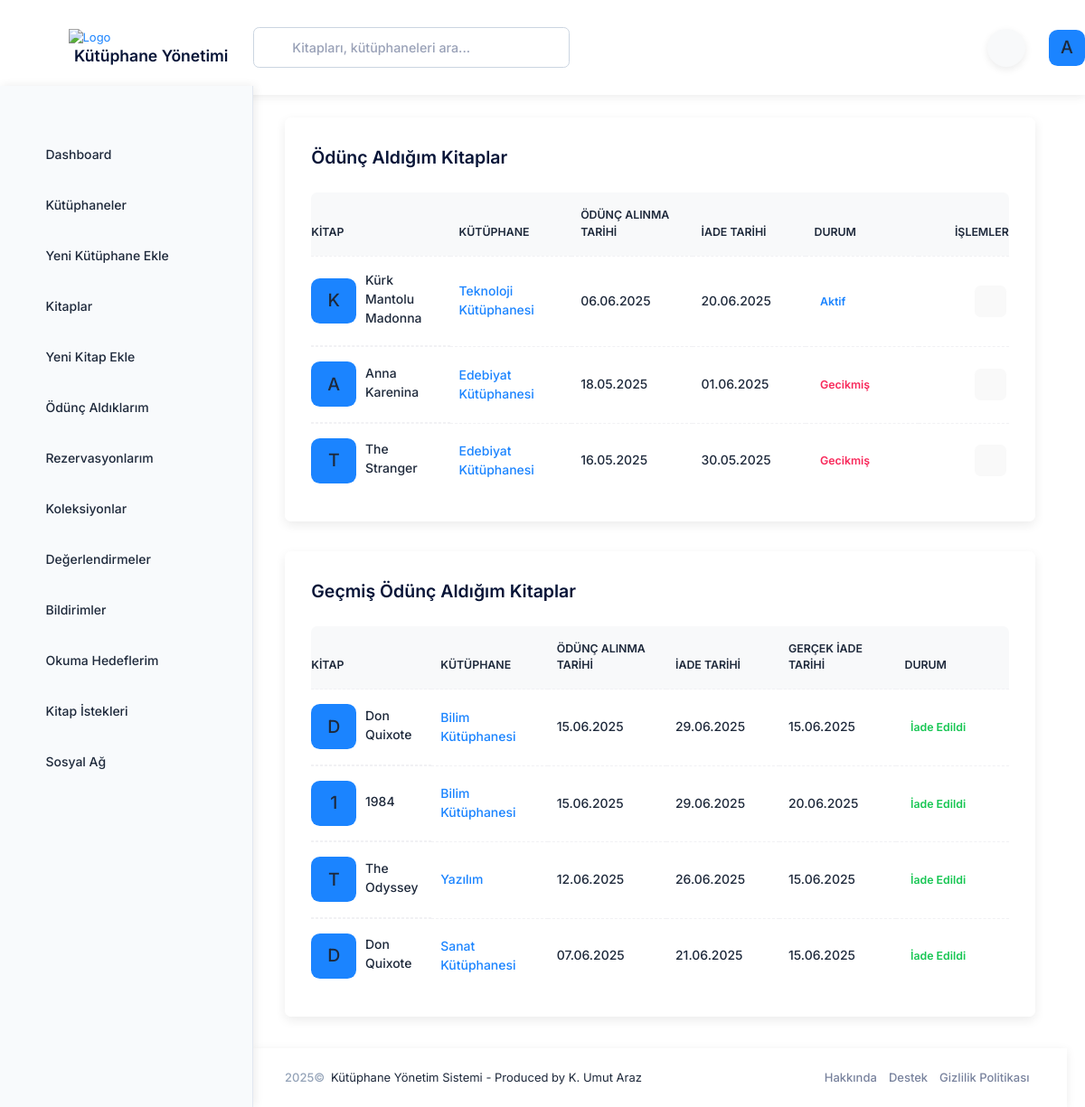
/accounts/my-books/ (signed in), run on an earlier commit of the app's database.
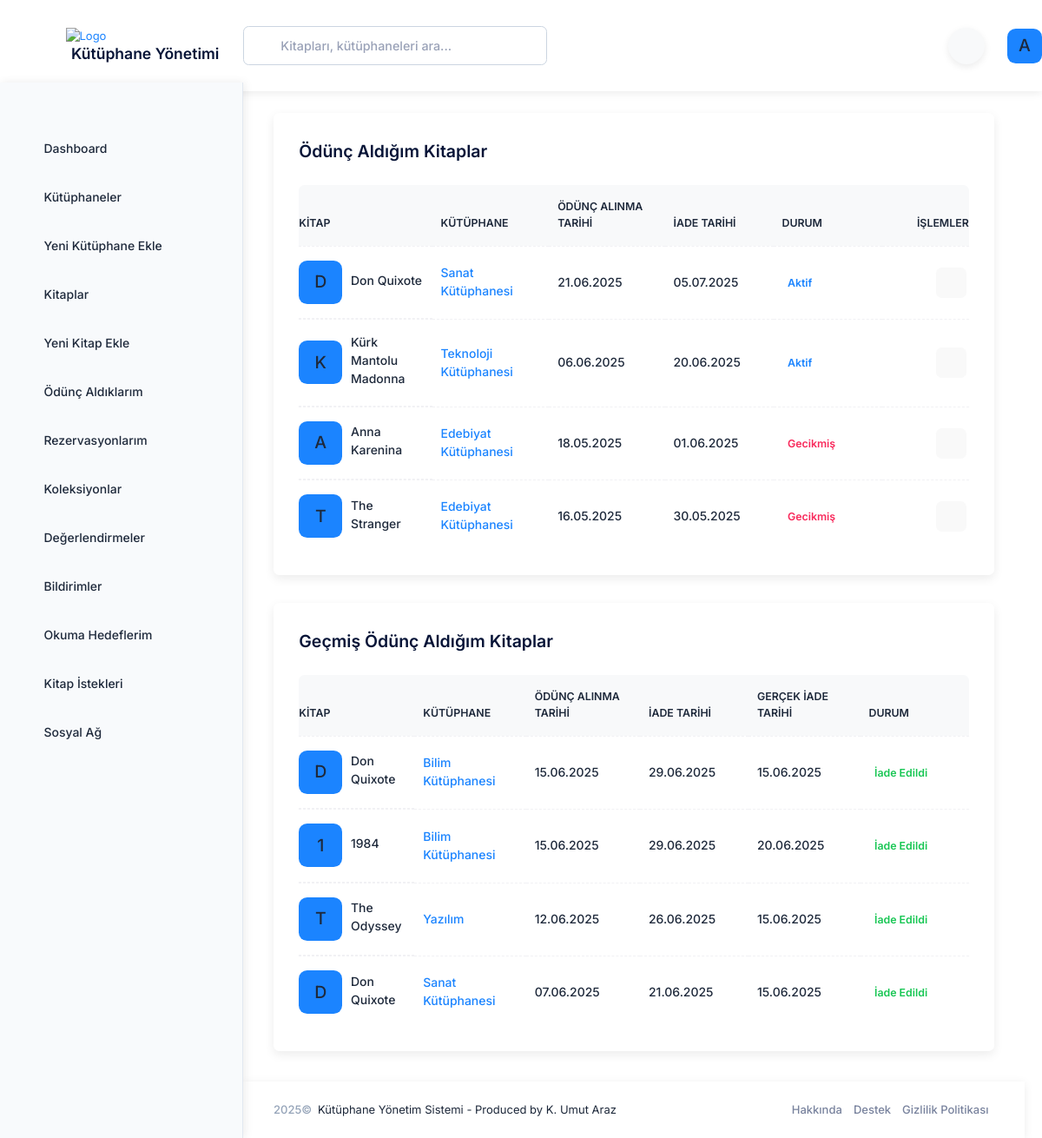
And on a later commit of the database.
### loans/models.py (models this page shows, shortened)
class Loan(models.Model):
    STATUS_CHOICES = (
        ('active', 'Aktif'),
        ('returned', 'İade Edildi'),
        ('overdue', 'Gecikmiş'),
    )
    book = models.ForeignKey(Book, verbose_name='Kitap', on_delete=models.CASCADE, related_name='loans')
    borrower = models.ForeignKey(settings.AUTH_USER_MODEL, verbose_name='Ödünç Alan', on_delete=models.CASCADE, related_name='borrowed_books')
    loaned_by = models.ForeignKey(settings.AUTH_USER_MODEL, verbose_name='Ödünç Veren', on_delete=models.CASCADE, related_name='managed_loans')
    loan_date = models.DateTimeField('Ödünç Verme Tarihi', default=timezone.now)
    due_date = models.DateTimeField('İade Tarihi')
    return_date = models.DateTimeField('Gerçek İade Tarihi', blank=True, null=True)
    status = models.CharField('Durum', max_length=10, choices=STATUS_CHOICES, default='active')
    notes = models.TextField('Notlar', blank=True, null=True)
    class Meta:
        ordering = ['-loan_date']
        verbose_name = 'Ödünç Verme'
        verbose_name_plural = 'Ödünç Vermeler'
    @property
    def status_color(self):
        color_map = {
            'active': 'primary',
            'returned': 'success',
            'overdue': 'danger'
        }
        return color_map.get(self.status, 'primary')

### books/models.py (models this page shows, shortened)
class Book(models.Model):
    STATUS_CHOICES = (
        ('available', 'Mevcut'),
        ('borrowed', 'Ödünç Verilmiş'),
        ('reserved', 'Rezerve Edilmiş'),
        ('maintenance', 'Bakımda'),
    )
    title = models.CharField('Başlık', max_length=255)
    author = models.CharField('Yazar', max_length=255)
    isbn = models.CharField('ISBN', max_length=20, blank=True, null=True)
    description = models.TextField('Açıklama', blank=True, null=True)
    cover_image = models.ImageField('Kapak Resmi', upload_to='book_covers/', blank=True, null=True)
    library = models.ForeignKey(Library, verbose_name='Kütüphane', on_delete=models.CASCADE, related_name='books')
    status = models.CharField('Durum', max_length=20, choices=STATUS_CHOICES, default='available')
    publication_year = models.PositiveIntegerField('Yayın Yılı', blank=True, null=True)
    publisher = models.CharField('Yayınevi', max_length=255, blank=True, null=True)
    language = models.CharField('Dil', max_length=50, blank=True, null=True)
    pages = models.PositiveIntegerField('Sayfa Sayısı', blank=True, null=True)
    created_at = models.DateTimeField('Oluşturulma Tarihi', auto_now_add=True)
    updated_at = models.DateTimeField('Güncellenme Tarihi', auto_now=True)
    class Meta:
        ordering = ['title', 'author']
        verbose_name = 'Kitap'
        verbose_name_plural = 'Kitaplar'

### libraries/models.py (models this page shows, shortened)
class Library(models.Model):
    name = models.CharField('Adı', max_length=255)
    description = models.TextField('Açıklama', blank=True, null=True)
    owner = models.ForeignKey(
        settings.AUTH_USER_MODEL,
        verbose_name='Sahibi',
        on_delete=models.CASCADE,
        related_name='owned_libraries'
    )
    admins = models.ManyToManyField(
        settings.AUTH_USER_MODEL,
        verbose_name='Yöneticiler',
        related_name='administered_libraries',
        blank=True
    )
    created_at = models.DateTimeField('Oluşturulma Tarihi', auto_now_add=True)
    updated_at = models.DateTimeField('Güncellenme Tarihi', auto_now=True)
    address = models.TextField('Adres', blank=True, null=True)
    phone = models.CharField('Telefon', max_length=20, blank=True, null=True)
    email = models.EmailField('E-posta', blank=True, null=True)
    class Meta:
        verbose_name = 'Kütüphane'
        verbose_name_plural = 'Kütüphaneler'
        ordering = ['name']

### accounts/views.py (the view)
# urls.py: path('my-books/', views.my_books, name='my_books'),
def my_books(request):
    from loans.models import Loan
    active_loans = Loan.objects.filter(
        borrower=request.user,
        status__in=['active', 'overdue']
    ).select_related('book', 'book__library')
    past_loans = Loan.objects.filter(
        borrower=request.user,
        status='returned'
    ).select_related('book', 'book__library')
    context = {
        'active_loans': active_loans,
        'past_loans': past_loans
    }
    return render(request, 'accounts/my_books.html', context)

### accounts/models.py (called while the page is built)
    @property
    def is_super_admin(self):
        return self.user_type == 'super_admin'

    @property
    def is_library_admin(self):
        return self.user_type == 'library_admin'

### library_management/context_processors.py (called while the page is built)
def user(request):
    if request.path.startswith('/admin/'):
        return {}
    if hasattr(request, 'user') and request.user.is_authenticated:
        return {}  # Don't add anything, Django's auth context processor handles this
    return {'user': DummyUser()}

### templates/accounts/my_books.html (shortened to what the changed rows need)
{% extends 'layouts/base.html' %}
{% load static %}
{% block content %}
<div class="card mb-10">
    <div class="card-header border-0 pt-6">
        <div class="card-title">
            <h2>Ödünç Aldığım Kitaplar</h2>
        </div>
    </div>
    <div class="card-body py-4">
        <table class="table align-middle table-row-dashed fs-6 gy-5" id="kt_active_loans_table">
            <thead>
                <tr class="text-start text-gray-400 fw-bold fs-7 text-uppercase gs-0">
                    <th class="min-w-125px">Kitap</th>
                    <th class="min-w-125px">Kütüphane</th>
                    <th class="min-w-125px">Ödünç Alınma Tarihi</th>
                    <th class="min-w-125px">İade Tarihi</th>
                    <th class="min-w-125px">Durum</th>
                    <th class="text-end min-w-100px">İşlemler</th>
                </tr>
            </thead>
            <tbody class="fw-semibold text-gray-600">
                {% for loan in active_loans %}
                <tr>
                    <td class="d-flex align-items-center">
                        <div class="symbol symbol-50px me-3">
                            {% if loan.book.cover_image %}
                            <img src="{{ loan.book.cover_image.url }}" class="" alt="Book Cover" />
                            {% else %}
                            <div class="symbol-label fs-2 fw-semibold bg-primary text-inverse-primary">{{ loan.book.title|first }}</div>
                            {% endif %}
                        </div>
                        <a href="{% url 'books:detail' loan.book.id %}" class="text-gray-800 text-hover-primary mb-1">{{ loan.book.title }}</a>
                    </td>
                    <td><a href="{% url 'libraries:detail' loan.book.library.id %}">{{ loan.book.library.name }}</a></td>
                    <td>{{ loan.loan_date|date:"d.m.Y" }}</td>
                    <td>{{ loan.due_date|date:"d.m.Y" }}</td>
                    <td><span class="badge badge-light-{{ loan.status_color }} fs-7 fw-bold">{{ loan.get_status_display }}</span></td>
                    <td class="text-end">
                        <a href="{% url 'books:detail' loan.book.id %}" class="btn btn-icon btn-bg-light btn-active-color-primary btn-sm me-1">
                            <i class="ki-outline ki-eye fs-2"></i>
                        </a>
                    </td>
                </tr>
                {% empty %}
                <tr>
                    <td colspan="6" class="text-center">Henüz hiç kitap ödünç almamışsınız.</td>
                </tr>
                {% endfor %}
            </tbody>
        </table>
    </div>
</div>
<div class="card">
    <div class="card-header border-0 pt-6">
        <div class="card-title">
            <h2>Geçmiş Ödünç Aldığım Kitaplar</h2>
        </div>
    </div>
    <div class="card-body py-4">
        <table class="table align-middle table-row-dashed fs-6 gy-5" id="kt_past_loans_table">
            <thead>
                <tr class="text-start text-gray-400 fw-bold fs-7 text-uppercase gs-0">
                    <th class="min-w-125px">Kitap</th>
                    <th class="min-w-125px">Kütüphane</th>
                    <th class="min-w-125px">Ödünç Alınma Tarihi</th>
                    <th class="min-w-125px">İade Tarihi</th>
                    <th class="min-w-125px">Gerçek İade Tarihi</th>
                    <th class="min-w-125px">Durum</th>
                </tr>
            </thead>
            <tbody class="fw-semibold text-gray-600">
                {% for loan in past_loans %}
                <tr>
                    <td class="d-flex align-items-center">
                        <div class="symbol symbol-50px me-3">
                            {% if loan.book.cover_image %}
                            <img src="{{ loan.book.cover_image.url }}" class="" alt="Book Cover" />
                            {% else %}
                            <div class="symbol-label fs-2 fw-semibold bg-primary text-inverse-primary">{{ loan.book.title|first }}</div>
                            {% endif %}
                        </div>
                        <a href="{% url 'books:detail' loan.book.id %}" class="text-gray-800 text-hover-primary mb-1">{{ loan.book.title }}</a>
                    </td>
                    <td><a href="{% url 'libraries:detail' loan.book.library.id %}">{{ loan.book.library.name }}</a></td>
                    <td>{{ loan.loan_date|date:"d.m.Y" }}</td>
                    <td>{{ loan.due_date|date:"d.m.Y" }}</td>
                    <td>{{ loan.return_date|date:"d.m.Y" }}</td>
                    <td><span class="badge badge-light-{{ loan.status_color }} fs-7 fw-bold">{{ loan.get_status_display }}</span></td>
                </tr>
                {% empty %}
                <tr>
                    <td colspan="6" class="text-center">Henüz hiç kitap iade etmemişsiniz.</td>
                </tr>
                {% endfor %}
            </tbody>
        </table>
    </div>
</div>
{% endblock %}

What changed in the data, as far as the page shows it:
added Loan: book|first "D", book "Don Quixote", book.library.name "Sanat Kütüphanesi", loan_date "21.06.2025", due_date "05.07.2025", status "Aktif", shown under "Ödünç Aldığım Kitaplar"
